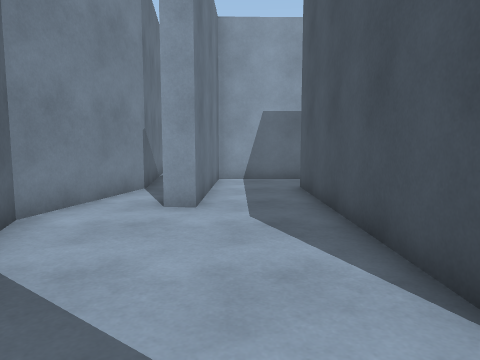
[1] (above)

24 first-person views from a walk through a scene from a Unity 3-D project. The camera is 1.2 m above the floor, tilts 6° down and sees 70° across. The floor is counted in squares, 1 m on a side. Each view is taken from the middle of a square. On the plan, view 1 faces up. The plan holds only what a view shows up to about 14 squares ahead; the rest is blank. The place goes on beyond the plan. The player is left out.

[2]
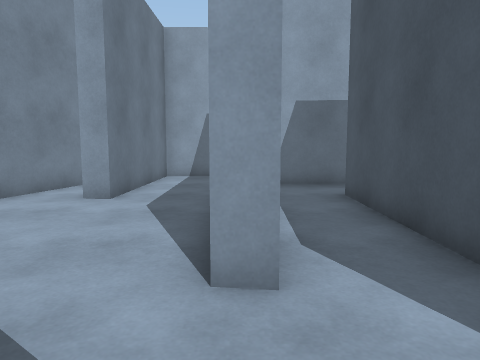

[3]
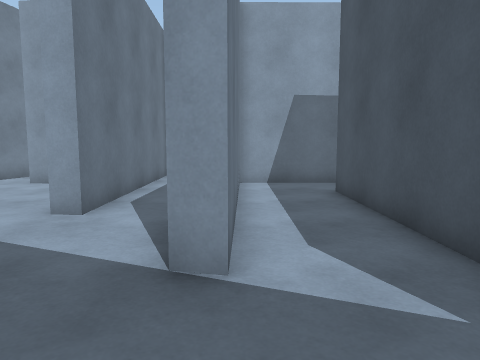

[4]
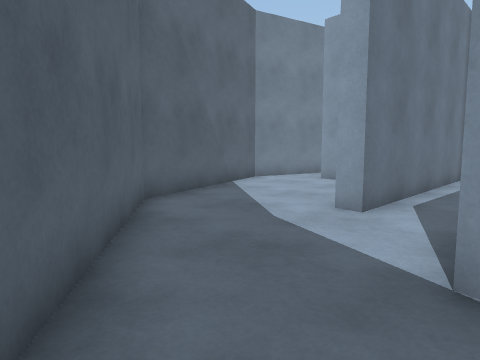

[5]
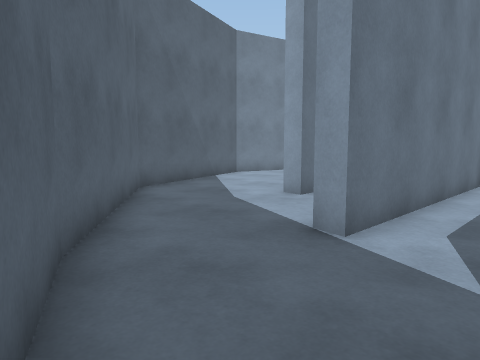

[6]
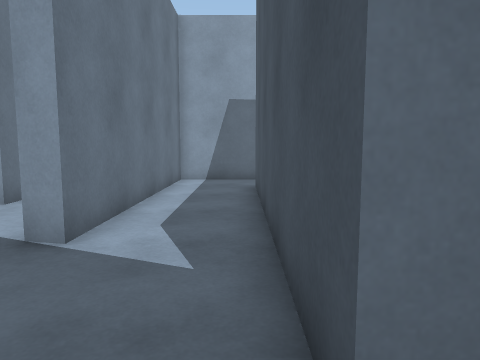

[7]
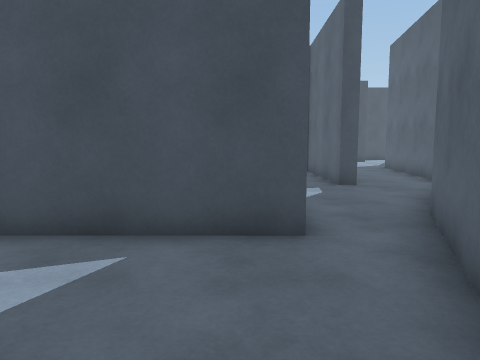

[8]
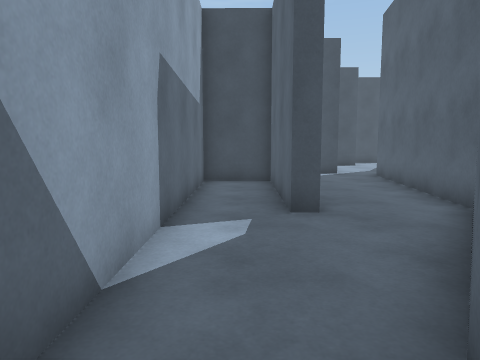

[9]
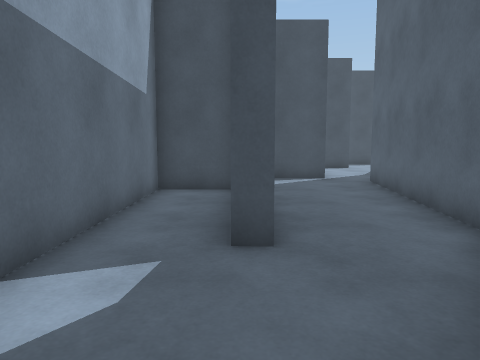

[10]
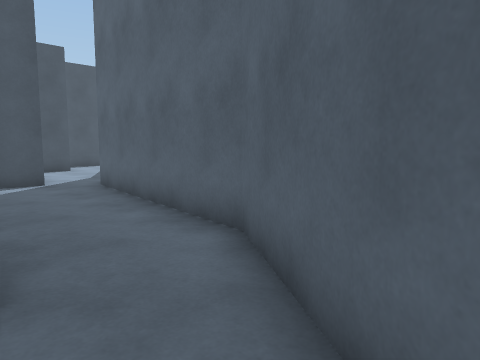

[11]
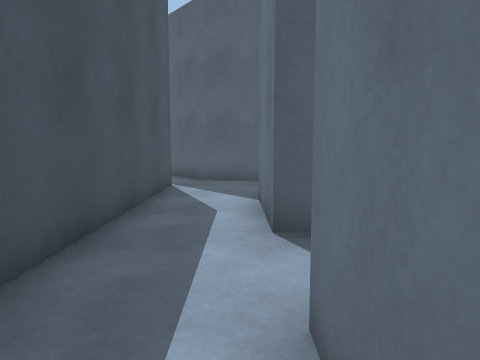

[12]
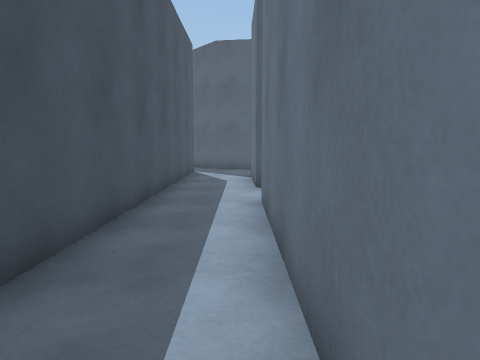

[13]
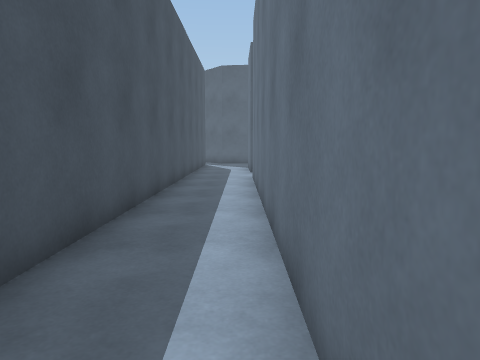

[14]
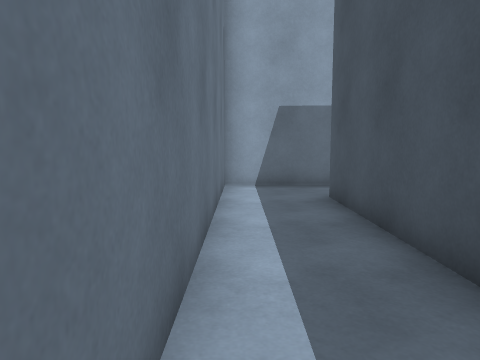

[15]
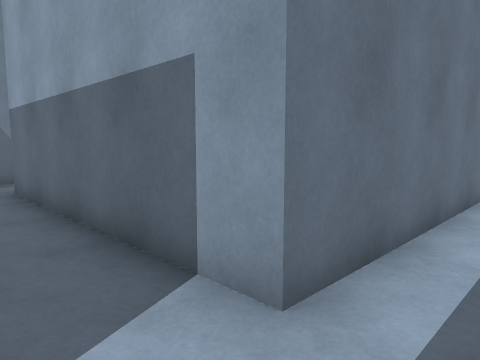

[16]
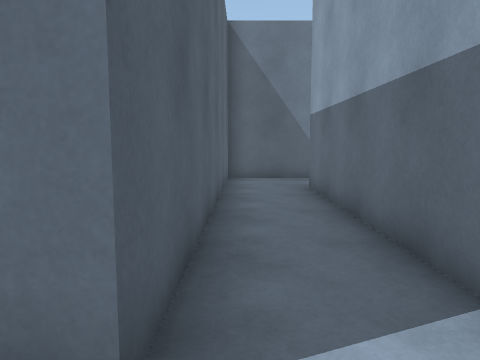

[17]
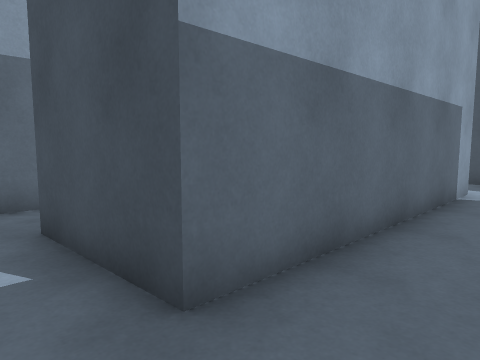

[18]
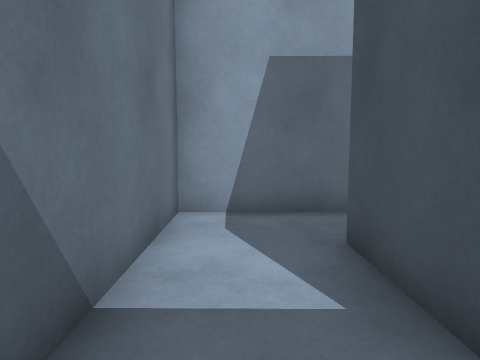

[19]
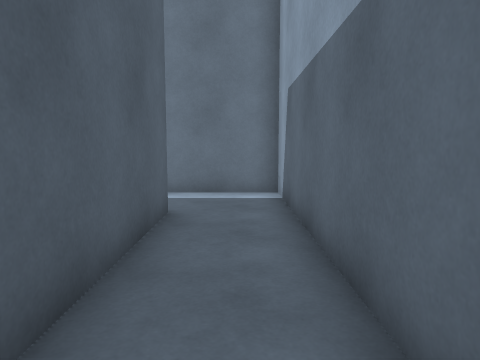

[20]
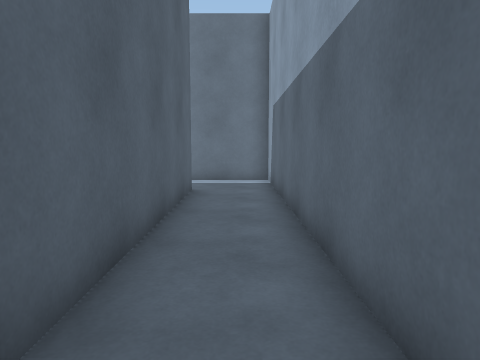

[21]
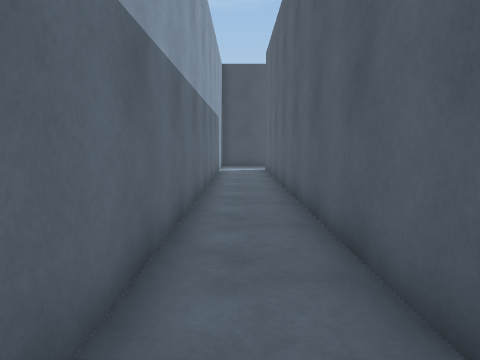

[22]
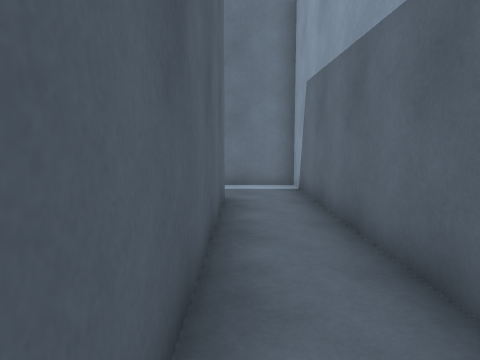

[23]
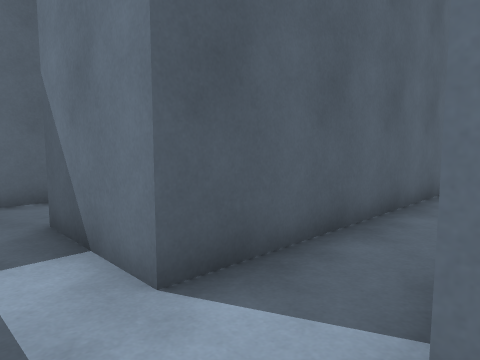

[24]
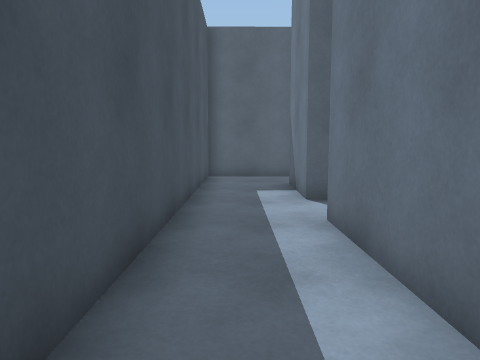

### Floor plan
Points are (right, up) in squares from view 1. A wall is a line through its corners. A room is listed if a view was taken in it or the views show most of it. See-through windows are left out.
Room 1 (views 1, 2, 3, 4, 5, 6, 7, 8, 22, 23, 24)
walls: (4.4, 2.3) (4.5, 7.1); (5.2, 9.1) (3.1, 9.1); (1.7, 2.4) (1.7, 9.6); (2.2, 9.2) (2.3, 1.7) (1.6, 1.8); (12.8, 6.6) (5, 6.6) (4.9, -1) (4.2, -0.8); (2.1, 11.8) (-0.7, 11.7) (-0.8, 6.4) (-1.5, 6.5); (7.4, -3.9) (7.4, 4.7) (15.6, 4.6) (15.6, 1.5); (3.1, -3.8) (7.4, -5.7); (14.8, -0.7) (18.2, -0.7) (18.1, 10.5); (15.6, 10.1) (15.6, 6.5); (-3, 12.6) (-2.6, 9.3) (-3.5, 5.3) (-1.7, -0.3) (3.2, -3.9)
ways out: opening at (7, -5) to room 2
Room 2 (views 9, 10, 11, 12, 13, 14, 15, 16, 17, 18, 19, 20, 21)
walls: (12.9, -6.5) (12.9, -5.9) (18, -6) (18, -3.8) (7.4, -3.9); (11, 4) (7.9, 4) (7.9, -3.5); (8.3, -3.4) (18.5, -3.5) (18.5, -6.4); (8.7, -6.2) (13.3, -9.3) (20.1, -10.2); (21, -9) (21, 9.7) (30.5, 9.8); (7.4, -5.7) (8.8, -6.3); (30.5, 11.9) (18.6, 11.9) (18.6, -1.1) (10.4, -1.1) (10.3, 2.2)
ways out: opening at (7, -5) to room 1

Where each view was taken, in squares from view 1:
view 1: 0 up, 0 right, facing up
view 2: 1 down, 2 right, facing up
view 3: 4 down, 5 right, facing up
view 4: 4 down, 5 right, facing up-left
view 5: 5 down, 7 right, facing up-left
view 6: 5 down, 7 right, facing up
view 7: 3 down, 3 right, facing right
view 8: 5 down, 7 right, facing right
view 9: 6 down, 9 right, facing right
view 10: 6 down, 10 right, facing down-right
view 11: 1 up, 19 right, facing down
view 12: 6 up, 19 right, facing down
view 13: 11 up, 19 right, facing down
view 14: 2 up, 19 right, facing up
view 15: 3 down, 20 right, facing up-left
view 16: 3 down, 20 right, facing left
view 17: 3 down, 9 right, facing up-right
view 18: 2 down, 9 right, facing up
view 19: 11 up, 27 right, facing left
view 20: 11 up, 30 right, facing left
view 21: 11 up, 21 right, facing right
view 22: 5 up, 15 right, facing left
view 23: 7 up, 17 right, facing down-left
view 24: 12 up, 17 right, facing down
